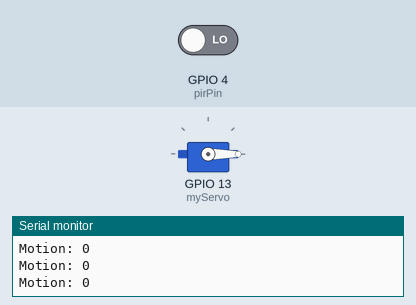
Simulated run of this sketch. Board: ESP32. Parts: servo, the last lines printed to the serial monitor. The test bench sets the inputs (shaded band); at power-on: GPIO 4 (pirPin) LOW. WiFi joins after 1.5 s; servers stay silent unless stated.

Above: at 3.0 s.
3.1 s: GPIO 4 (pirPin) driven HIGH
At 3.9 s:
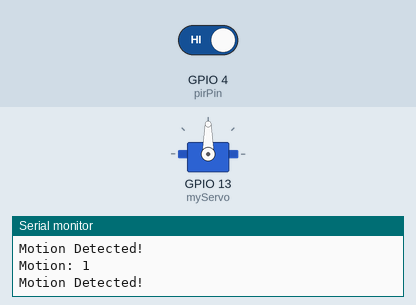
4.7 s: GPIO 4 (pirPin) driven LOW
At 5.2 s:
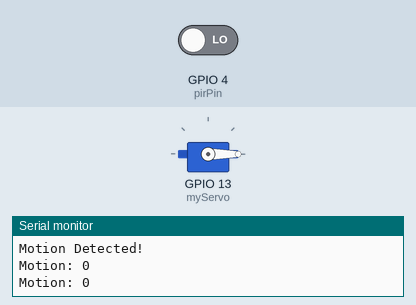
Timing chart, 0 to 7.7 s (numbered marks = the images above; inputs shaded):
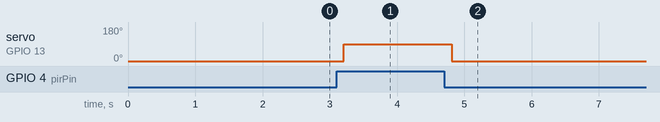

The sketch:

CODE_motion_detector.ino
```cpp
#define BLYNK_PRINT Serial

#include <WiFi.h>
#include <BlynkSimpleEsp32.h>
#include <Servo.h>

// Blynk credentials
char auth[] = "YOUR_BLYNK_AUTH_TOKEN";
char ssid[] = "YOUR_WIFI_NAME";
char pass[] = "YOUR_WIFI_PASSWORD";

int pirPin = 4;   // PIR sensor
Servo myServo;

bool alertSent = false;

void setup() {
  Serial.begin(9600);

  pinMode(pirPin, INPUT);
  myServo.attach(13);
  myServo.write(0); // Unlocked position

  Blynk.begin(auth, ssid, pass);
}

void loop() {
  Blynk.run();

  int motion = digitalRead(pirPin);

  Serial.print("Motion: ");
  Serial.println(motion);

  if (motion == HIGH) {
    Serial.println("Motion Detected!");

    myServo.write(90); // Lock position

    if (!alertSent) {
      Blynk.logEvent("motion_alert", "🚨 Motion Detected! Lock Activated");
      alertSent = true;
    }
  } else {
    myServo.write(0); // Unlock

    alertSent = false;
  }

  delay(200);
}
```

Measured:
- after the input at 3.1 s, servo on GPIO 13 (myServo): 0° → 90° after 0.11 s
- after the input at 4.7 s, servo on GPIO 13 (myServo): 90° → 0° after 0.11 s
